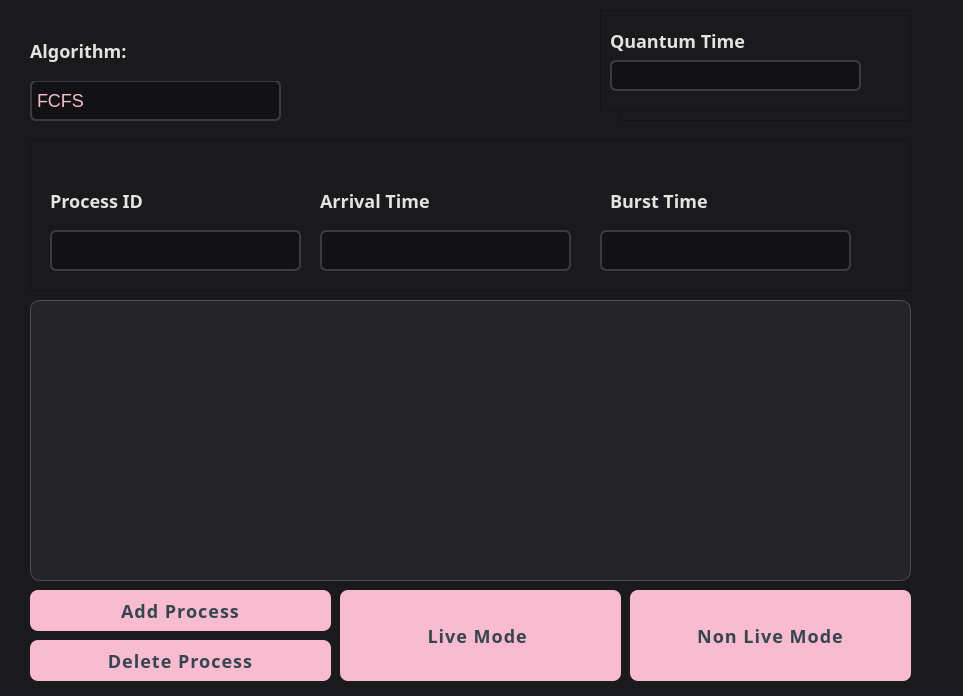
<?xml version="1.0" encoding="UTF-8"?>
<ui version="4.0">
 <class>Widget</class>
 <widget class="QWidget" name="Widget">
  <property name="geometry">
   <rect>
    <x>0</x>
    <y>0</y>
    <width>963</width>
    <height>696</height>
   </rect>
  </property>
  <property name="windowTitle">
   <string>Widget</string>
  </property>
  <property name="styleSheet">
   <string notr="true">/* Main Background - Dark and comfortable for eyes */

QWidget {

    background-color: #1A1A1D; /* Deep Charcoal-Plum */

    color: #E3E3E3; /* Off-white text for less glare */

    /* &quot;Quicksand&quot; is a beautiful, rounded, unique font */

    font-family: &quot;Quicksand&quot;, &quot;Segoe UI&quot;, sans-serif;

    font-size: 18px;

}
 
/* Elegant Tables with Dark Theme */

QTableWidget {

    background-color: #252529;

    gridline-color: #3B3B3F;

    border: 1px solid #4E4E52;

    border-radius: 10px;

    selection-background-color: #F48FB1; /* Soft Light Pink selection */

    selection-color: #1A1A1D;

}
 
QHeaderView::section {

    background-color: #2D2D32;

    color: #F48FB1; /* Light Pink for professional contrast */

    padding: 8px;

    border: none;

    font-weight: bold;

    text-transform: uppercase; /* Makes the font look more unique/design-heavy */

}
 
/* Light Pink Professional Buttons */

QPushButton {

    background-color: #F8BBD0; /* Soft Peach-Pink (Lighter than before) */

    color: #36454F; /* Deep purple text for high readability */

    border-radius: 8px;

    padding: 10px;

    font-weight: 700;

    letter-spacing: 1px; /* Gives the font a &quot;designer&quot; feel */

}
 
QPushButton:hover {

    background-color: #FCE4EC; /* Even lighter on hover */

    border: 1px solid #F48FB1;

}
 
/* Input Fields - Dark but clear */

QLineEdit, QComboBox {

    border: 2px solid #3B3B3F;

    border-radius: 6px;

    padding: 5px;

    background: #121214;

    color: #F8BBD0;

}
 
QComboBox::drop-down {

    border: none;

}
 </string>
  </property>
  <widget class="QComboBox" name="comboBoxalgo">
   <property name="geometry">
    <rect>
     <x>30</x>
     <y>80</y>
     <width>251</width>
     <height>41</height>
    </rect>
   </property>
   <property name="styleSheet">
    <string notr="true"/>
   </property>
   <item>
    <property name="text">
     <string>FCFS</string>
    </property>
   </item>
   <item>
    <property name="text">
     <string>Non Preemptive priority</string>
    </property>
   </item>
   <item>
    <property name="text">
     <string>Preemptive priority</string>
    </property>
   </item>
   <item>
    <property name="text">
     <string>Round Robin</string>
    </property>
   </item>
   <item>
    <property name="text">
     <string>Non Preemptive SJF</string>
    </property>
   </item>
   <item>
    <property name="text">
     <string>Preemptive_SJF</string>
    </property>
   </item>
  </widget>
  <widget class="QLabel" name="algo_label">
   <property name="geometry">
    <rect>
     <x>30</x>
     <y>20</y>
     <width>261</width>
     <height>61</height>
    </rect>
   </property>
   <property name="font">
    <font>
     <family>Quicksand</family>
     <pointsize>-1</pointsize>
     <bold>true</bold>
    </font>
   </property>
   <property name="text">
    <string>Algorithm: </string>
   </property>
  </widget>
  <widget class="QFrame" name="frame_priority">
   <property name="enabled">
    <bool>true</bool>
   </property>
   <property name="geometry">
    <rect>
     <x>620</x>
     <y>20</y>
     <width>291</width>
     <height>101</height>
    </rect>
   </property>
   <property name="frameShape">
    <enum>QFrame::Shape::StyledPanel</enum>
   </property>
   <property name="frameShadow">
    <enum>QFrame::Shadow::Raised</enum>
   </property>
   <widget class="QLabel" name="priority_label">
    <property name="geometry">
     <rect>
      <x>10</x>
      <y>10</y>
      <width>271</width>
      <height>31</height>
     </rect>
    </property>
    <property name="font">
     <font>
      <family>Quicksand</family>
      <pointsize>-1</pointsize>
      <bold>true</bold>
     </font>
    </property>
    <property name="text">
     <string>Priority</string>
    </property>
   </widget>
   <widget class="QLineEdit" name="txtPriority">
    <property name="geometry">
     <rect>
      <x>10</x>
      <y>50</y>
      <width>251</width>
      <height>31</height>
     </rect>
    </property>
    <property name="text">
     <string/>
    </property>
   </widget>
  </widget>
  <widget class="QFrame" name="frame">
   <property name="geometry">
    <rect>
     <x>30</x>
     <y>140</y>
     <width>881</width>
     <height>151</height>
    </rect>
   </property>
   <property name="frameShape">
    <enum>QFrame::Shape::StyledPanel</enum>
   </property>
   <property name="frameShadow">
    <enum>QFrame::Shadow::Raised</enum>
   </property>
   <widget class="QLineEdit" name="txtProcessID">
    <property name="geometry">
     <rect>
      <x>20</x>
      <y>90</y>
      <width>251</width>
      <height>41</height>
     </rect>
    </property>
   </widget>
   <widget class="QLabel" name="label_4">
    <property name="geometry">
     <rect>
      <x>20</x>
      <y>50</y>
      <width>161</width>
      <height>21</height>
     </rect>
    </property>
    <property name="font">
     <font>
      <family>Quicksand</family>
      <pointsize>-1</pointsize>
      <bold>true</bold>
     </font>
    </property>
    <property name="text">
     <string>Process ID</string>
    </property>
   </widget>
   <widget class="QLineEdit" name="txtArrivalTime">
    <property name="geometry">
     <rect>
      <x>290</x>
      <y>90</y>
      <width>251</width>
      <height>41</height>
     </rect>
    </property>
    <property name="text">
     <string/>
    </property>
   </widget>
   <widget class="QLabel" name="label_2">
    <property name="geometry">
     <rect>
      <x>290</x>
      <y>50</y>
      <width>211</width>
      <height>21</height>
     </rect>
    </property>
    <property name="font">
     <font>
      <family>Quicksand</family>
      <pointsize>-1</pointsize>
      <bold>true</bold>
     </font>
    </property>
    <property name="text">
     <string>Arrival Time </string>
    </property>
   </widget>
   <widget class="QLineEdit" name="txtBurstTime">
    <property name="geometry">
     <rect>
      <x>570</x>
      <y>90</y>
      <width>251</width>
      <height>41</height>
     </rect>
    </property>
    <property name="text">
     <string/>
    </property>
   </widget>
   <widget class="QLabel" name="label_3">
    <property name="geometry">
     <rect>
      <x>580</x>
      <y>50</y>
      <width>161</width>
      <height>21</height>
     </rect>
    </property>
    <property name="font">
     <font>
      <family>Quicksand</family>
      <pointsize>-1</pointsize>
      <bold>true</bold>
     </font>
    </property>
    <property name="text">
     <string>Burst Time</string>
    </property>
   </widget>
  </widget>
  <widget class="QTableWidget" name="processTable">
   <property name="geometry">
    <rect>
     <x>30</x>
     <y>300</y>
     <width>881</width>
     <height>281</height>
    </rect>
   </property>
  </widget>
  <widget class="QPushButton" name="pushButton">
   <property name="geometry">
    <rect>
     <x>30</x>
     <y>590</y>
     <width>301</width>
     <height>41</height>
    </rect>
   </property>
   <property name="font">
    <font>
     <family>Quicksand</family>
     <pointsize>-1</pointsize>
     <bold>true</bold>
    </font>
   </property>
   <property name="text">
    <string>Add Process</string>
   </property>
  </widget>
  <widget class="QPushButton" name="runButton">
   <property name="geometry">
    <rect>
     <x>630</x>
     <y>590</y>
     <width>281</width>
     <height>91</height>
    </rect>
   </property>
   <property name="font">
    <font>
     <family>Quicksand</family>
     <pointsize>-1</pointsize>
     <bold>true</bold>
    </font>
   </property>
   <property name="text">
    <string>Non Live Mode</string>
   </property>
  </widget>
  <widget class="QPushButton" name="pushButton_3">
   <property name="geometry">
    <rect>
     <x>30</x>
     <y>640</y>
     <width>301</width>
     <height>41</height>
    </rect>
   </property>
   <property name="font">
    <font>
     <family>Quicksand</family>
     <pointsize>-1</pointsize>
     <bold>true</bold>
    </font>
   </property>
   <property name="text">
    <string>Delete Process</string>
   </property>
  </widget>
  <widget class="QFrame" name="quantum_frame">
   <property name="enabled">
    <bool>true</bool>
   </property>
   <property name="geometry">
    <rect>
     <x>600</x>
     <y>10</y>
     <width>311</width>
     <height>101</height>
    </rect>
   </property>
   <property name="frameShape">
    <enum>QFrame::Shape::StyledPanel</enum>
   </property>
   <property name="frameShadow">
    <enum>QFrame::Shadow::Raised</enum>
   </property>
   <widget class="QLabel" name="quantum_label">
    <property name="geometry">
     <rect>
      <x>10</x>
      <y>20</y>
      <width>271</width>
      <height>21</height>
     </rect>
    </property>
    <property name="font">
     <font>
      <family>Quicksand</family>
      <pointsize>-1</pointsize>
      <bold>true</bold>
     </font>
    </property>
    <property name="text">
     <string>Quantum Time </string>
    </property>
   </widget>
   <widget class="QLineEdit" name="quantum_text">
    <property name="geometry">
     <rect>
      <x>10</x>
      <y>50</y>
      <width>251</width>
      <height>31</height>
     </rect>
    </property>
   </widget>
  </widget>
  <widget class="QPushButton" name="pauseButton">
   <property name="geometry">
    <rect>
     <x>340</x>
     <y>590</y>
     <width>281</width>
     <height>91</height>
    </rect>
   </property>
   <property name="font">
    <font>
     <family>Quicksand</family>
     <pointsize>-1</pointsize>
     <bold>true</bold>
    </font>
   </property>
   <property name="text">
    <string>Live Mode </string>
   </property>
  </widget>
 </widget>
 <resources/>
 <connections/>
</ui>
